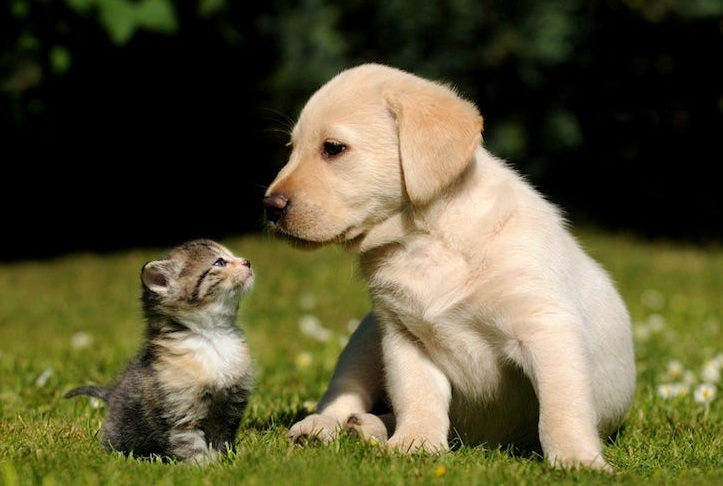
#> input picture image.jpg, 723 x 486 px
$ python threshold.py
#> lines starting #> are read from the running program, lines starting #| are printed output that depends on the picture; after the words box and inside, x2 and y2 are one past the last pixel; in counts of white or black regions, pixels touching at a corner belong together
import cv2 as cv

image = cv.imread("./image.jpg")
#> image is the input picture: shape (486, 723, 3); mean B, G, R 54.5, 86.1, 90.8
gray_image = cv.cvtColor(image, cv.COLOR_BGR2GRAY)
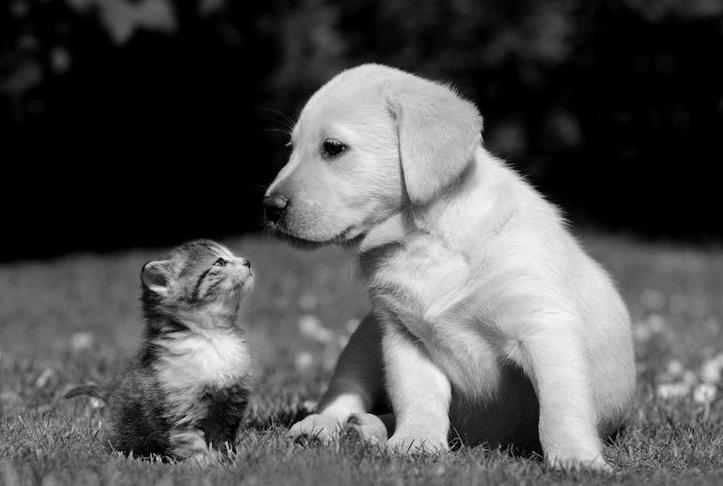
#> gray_image: shape (486, 723); min 0, max 245, mean 83.9
ret, threshold_image = cv.threshold(gray_image, 127, 255, cv.THRESH_BINARY)
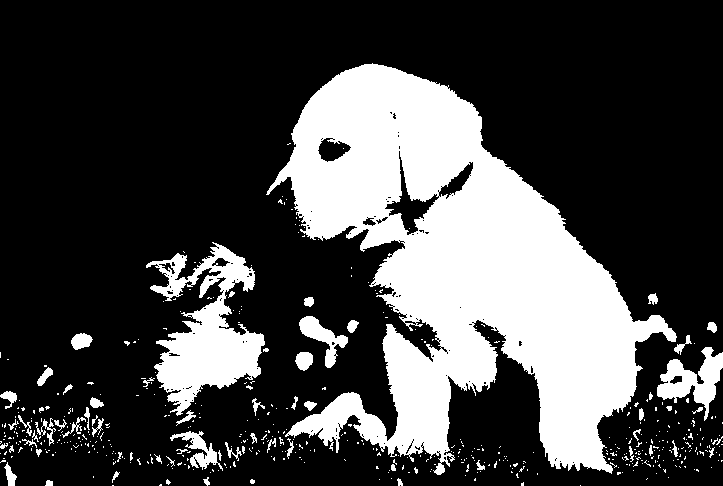
#> threshold_image: shape (486, 723); 27% white; 520 white regions (458 under 20 px), largest, box (x1, y1, x2, y2) and area: (266, 63, 677, 475) 77075, (146, 242, 265, 416) 9163, (657, 347, 723, 421) 2085
cv.imshow("Dog & cat wb", threshold_image)
cv.waitKey(0)
cv.destroyAllWindows()

$ run again, with face.jpg copied over image.jpg
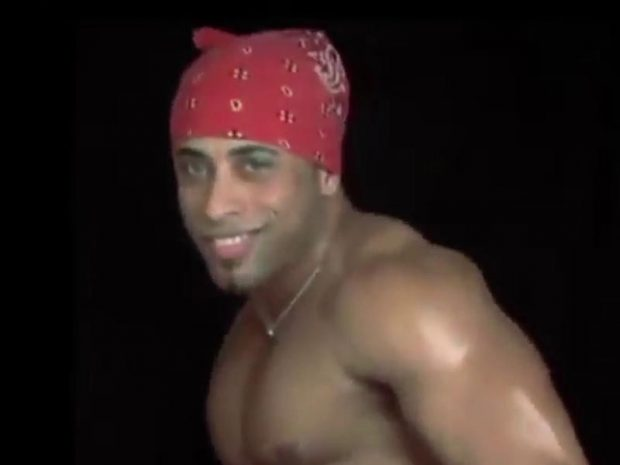
#> input picture face.jpg, 620 x 465 px
#> image is the input picture: shape (465, 620, 3); mean B, G, R 32.1, 35.7, 50
#> `gray_image = cv.cvtColor(image, cv.COLOR_BGR2GRAY)`:
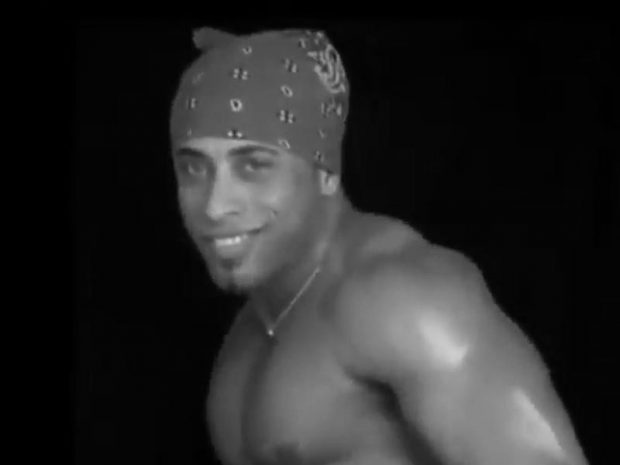
#> gray_image: shape (465, 620); min 0, max 210, mean 39.7
#> `ret, threshold_image = cv.threshold(gray_image, 127, 255, cv.THRESH_BI..`:
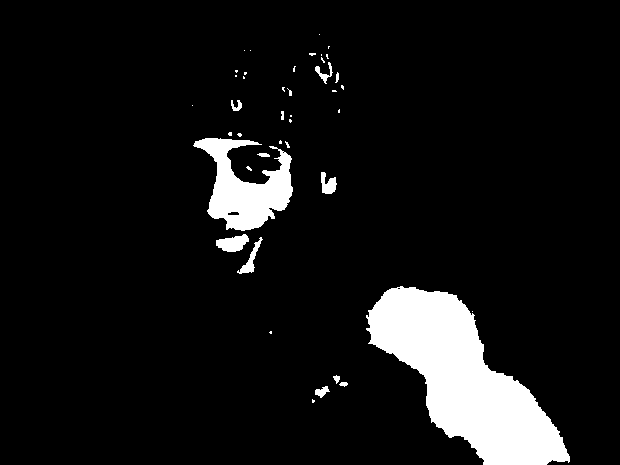
#> threshold_image: shape (465, 620); 8.1% white; 42 white regions (29 under 20 px), largest, box (x1, y1, x2, y2) and area: (366, 286, 570, 465) 17217, (193, 138, 293, 231) 4702, (216, 234, 249, 252) 389

$ run again, with guys.jpg copied over image.jpg
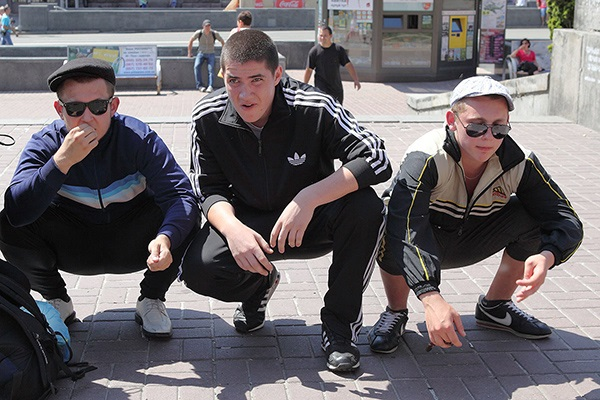
#> input picture guys.jpg, 600 x 400 px
#> image is the input picture: shape (400, 600, 3); mean B, G, R 105.9, 102.1, 106.8
#> `gray_image = cv.cvtColor(image, cv.COLOR_BGR2GRAY)`:
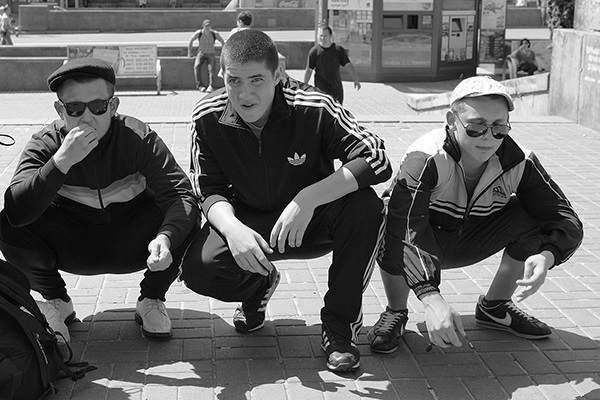
#> gray_image: shape (400, 600); min 0, max 255, mean 103.9
#> `ret, threshold_image = cv.threshold(gray_image, 127, 255, cv.THRESH_BI..`:
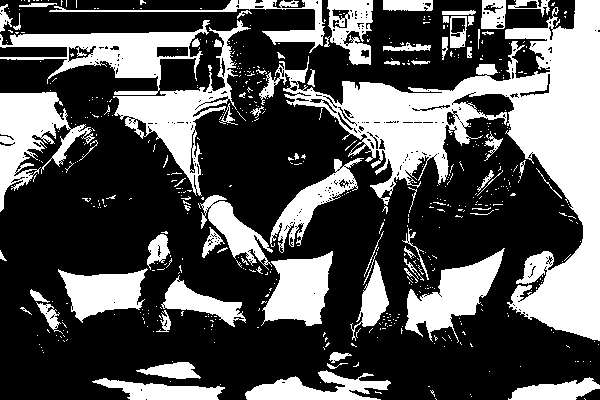
#> threshold_image: shape (400, 600); 33.5% white; 579 white regions (505 under 20 px), largest, box (x1, y1, x2, y2) and area: (259, 0, 600, 341) 31182, (0, 20, 210, 95) 5302, (113, 20, 251, 196) 5289
